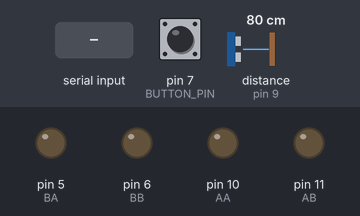
A sketch run on a simulated Arduino Uno, built with avr-gcc and run on an emulated ATmega328P. Shown: output pins drawn as LEDs (lit = HIGH). Inputs (shaded band) come from the test bench; at power-on: pin 7 (BUTTON_PIN) HIGH, distance to the obstacle (sensor on pin 9) 80 cm. The echo pulse lasts 58.3 µs per cm; pins used as bus, display or sensor lines are not drawn; what the sketch prints to the serial monitor is not drawn.

Above: at 1.2 s.
1.3 s: pin 7 (BUTTON_PIN) pulled LOW for 0.15 s
At 2.8 s:
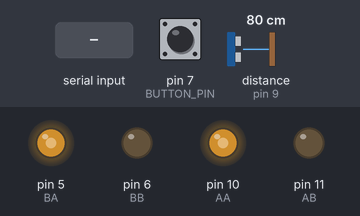
3.1 s: distance to the obstacle (sensor on pin 9) set to 2 cm
At 5.1 s:
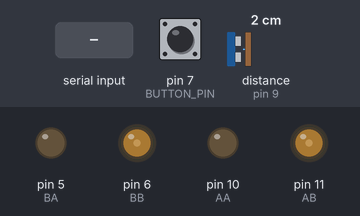
6.1 s: distance to the obstacle (sensor on pin 9) set to 18 cm
At 6.51 s:
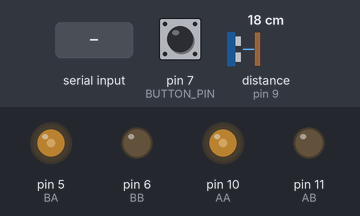
12.1 s: pin 7 (BUTTON_PIN) pulled LOW for 1 s
At 12.31 s:
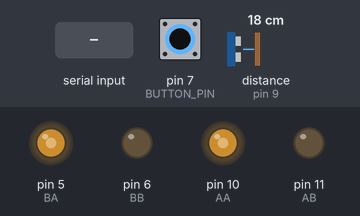
15.1 s: "B" received over Serial
At 16.3 s:
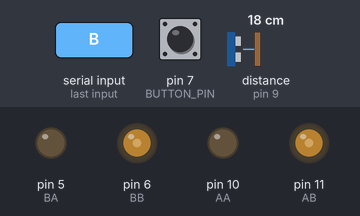
Timing chart, 0 to 17.6 s (numbered marks = the images above; inputs shaded):
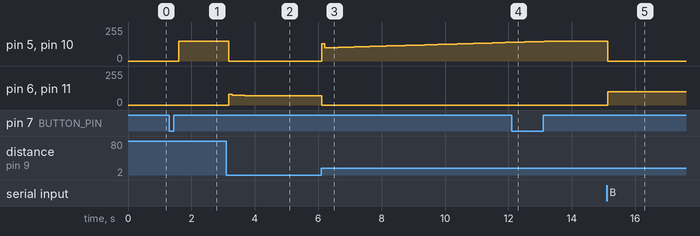

The sketch:

OneDayproject.ino
```cpp
#include <SoftwareSerial.h>


// 핀 설정
#define TRIG 8
#define ECHO 9
#define AA 10
#define AB 11
#define BA 5
#define BB 6
#define BUTTON_PIN 7

// PID 관련 변수
float Kp = 3.0;
float Ki = 0.1;
float Kd = 2.0;
float previous_error = 0;
float integral = 0;
const float targetDistance = 10.0;

// 버튼 제어 변수
bool isRunning = false;
bool lastButtonState = HIGH;
unsigned long lastDebounceTime = 0;
const unsigned long debounceDelay = 50;

// 블루투스 제어
String command = "";
bool isAutoMode = false;

// 함수 원형 선언
long getDistance();
void goForwardPWM(int speed);
void goBackwardPWM(int speed);
void stopMotors();

void setup() {
  pinMode(TRIG, OUTPUT);
  pinMode(ECHO, INPUT);
  pinMode(AA, OUTPUT);
  pinMode(AB, OUTPUT);
  pinMode(BA, OUTPUT);
  pinMode(BB, OUTPUT);
  pinMode(BUTTON_PIN, INPUT_PULLUP);

  Serial.begin(9600);

}

void loop() {
  if (Serial.available()) {
    char c = Serial.read();
    command = String(c);
    Serial.print("Serial command: ");
    Serial.println(command);

    if (command == "A") {
      isAutoMode = true;
      isRunning = true;
      Serial.println("🔄 Auto mode: ON");
    } else if (command == "M") {
      isAutoMode = false;
      isRunning = false;
      Serial.println("⛔ Auto mode: OFF");
    } else if (command == "F") {
      goForwardPWM(100);
      Serial.println("▶️ Manual forward");
    } else if (command == "B") {
      goBackwardPWM(100);
      Serial.println("◀️ Manual backward");
    } else if (command == "S") {
      stopMotors();
      Serial.println("🛑 Manual stop");
    }
  }

  // --- 버튼 입력 ---
// --- 버튼 입력 ---
int reading = digitalRead(BUTTON_PIN);
static int lastStableState = HIGH;

if (reading != lastStableState) {
  lastDebounceTime = millis();
}

if ((millis() - lastDebounceTime) > debounceDelay) {
  if (reading != lastButtonState) {
    lastButtonState = reading;

    // LOW → HIGH 변화일 때만 토글
    if (lastButtonState == HIGH) {
      isRunning = !isRunning;
      isAutoMode = isRunning;

      Serial.print("Button toggle → isRunning: ");
      Serial.println(isRunning);

      if (isRunning) {
        Serial.println("🔄 Auto mode: ON");
      } else {
        Serial.println("⛔ Auto mode: OFF");
      }
    }
  }
}

lastStableState = reading;


  // --- PID 주행 ---
  if (isRunning && isAutoMode) {
    float distance = getDistance();
    float error = distance - targetDistance;
    integral += error;
    float derivative = error - previous_error;
    float output = Kp * error + Ki * integral + Kd * derivative;

    if (abs(error) < 2.0) {
      stopMotors();
    } else {
      int speed = constrain(abs(output), 70, 150);
      if (error > 0) goForwardPWM(speed);
      else goBackwardPWM(speed);
    }
    previous_error = error;
  } else if (!isAutoMode) {
    // 수동 모드에서는 블루투스 명령에 따라 동작 (이미 처리됨)
  } else {
    stopMotors();
  }

  delay(100);
}

// --- 거리 측정 함수 ---
long getDistance() {
  digitalWrite(TRIG, LOW); delayMicroseconds(2);
  digitalWrite(TRIG, HIGH); delayMicroseconds(10);
  digitalWrite(TRIG, LOW);
  long duration = pulseIn(ECHO, HIGH);
  return duration * 0.034 / 2;
}

// --- 전진 ---
void goForwardPWM(int speed) {
  speed = constrain(speed, 70, 150);
  analogWrite(AA, speed);
  analogWrite(AB, 0);
  analogWrite(BA, speed);
  analogWrite(BB, 0);
}

// --- 후진 ---
void goBackwardPWM(int speed) {
  speed = constrain(speed, 70, 150);
  analogWrite(AA, 0);
  analogWrite(AB, speed);
  analogWrite(BA, 0);
  analogWrite(BB, speed);
}

// --- 정지 ---
void stopMotors() {
  analogWrite(AA, 0);
  analogWrite(AB, 0);
  analogWrite(BA, 0);
  analogWrite(BB, 0);
}
```

Measured:
- after the input at 1.3 s, pin 5 (BA), pin 10 (AA): 0/255 → 150/255 after 0.31 s
- after the input at 3.1 s, pin 5 (BA), pin 10 (AA): 150/255 → 0/255 after 0.08 s; pin 6 (BB), pin 11 (AB): 0/255 → 80/255 after 0.08 s, → 74/255 0.10 s later, → 73/255 0.10 s later, → 72/255 0.10 s later, … (6 changes in this stretch)
- after the input at 6.1 s, pin 5 (BA), pin 10 (AA): 0/255 → 131/255 at once, → 99/255 0.10 s later, → 100/255 0.10 s later, → 101/255 0.10 s later, … (42 changes in this stretch); pin 6 (BB), pin 11 (AB): 70/255 → 0/255 at once
- after the input at 12.1 s, pin 5 (BA), pin 10 (AA): goes on until 13.1 s, then stays 147/255
- after the input at 15.1 s, pin 5 (BA), pin 10 (AA): 147/255 → 0/255 at once; pin 6 (BB), pin 11 (AB): 0/255 → 100/255 at once
